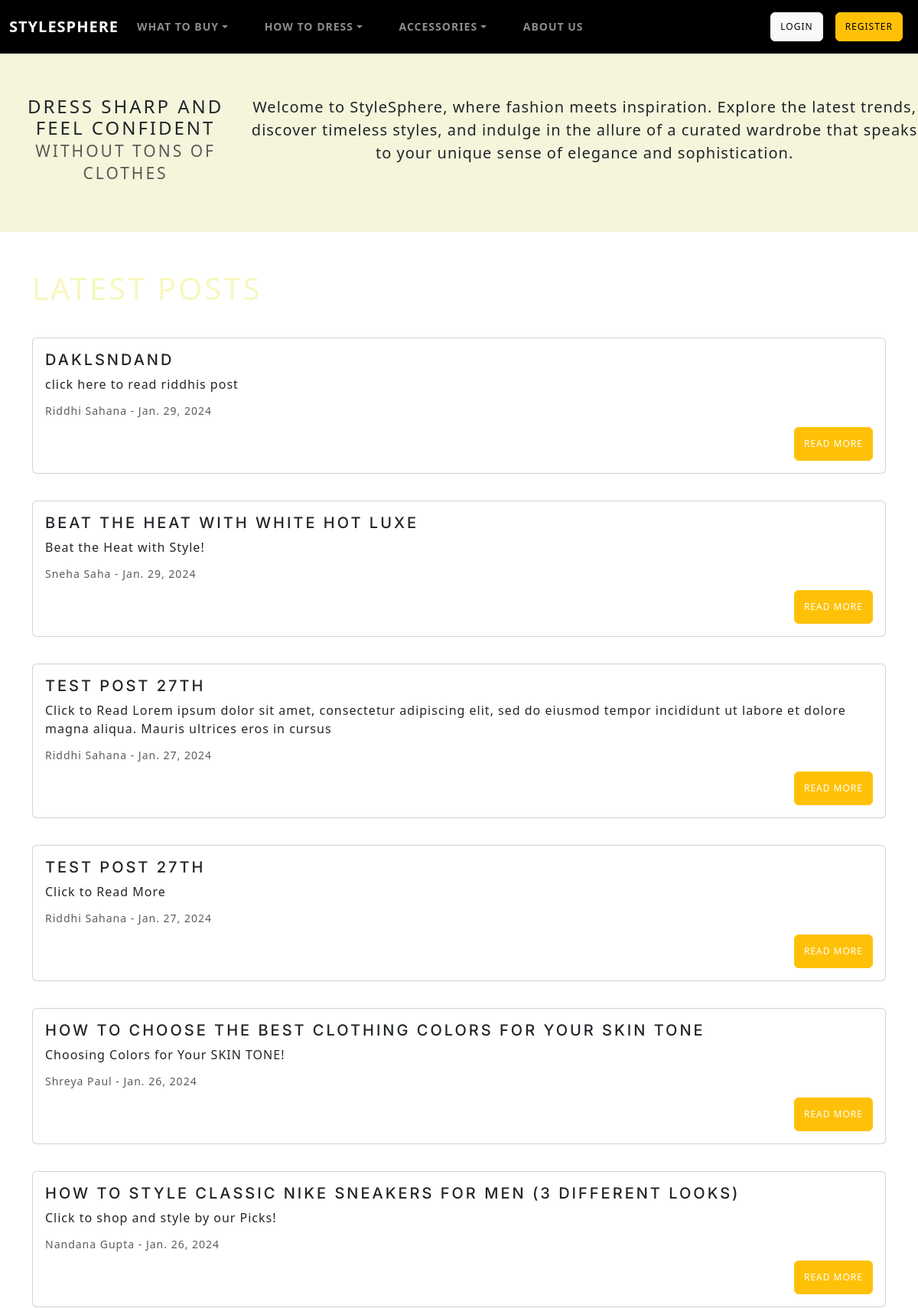
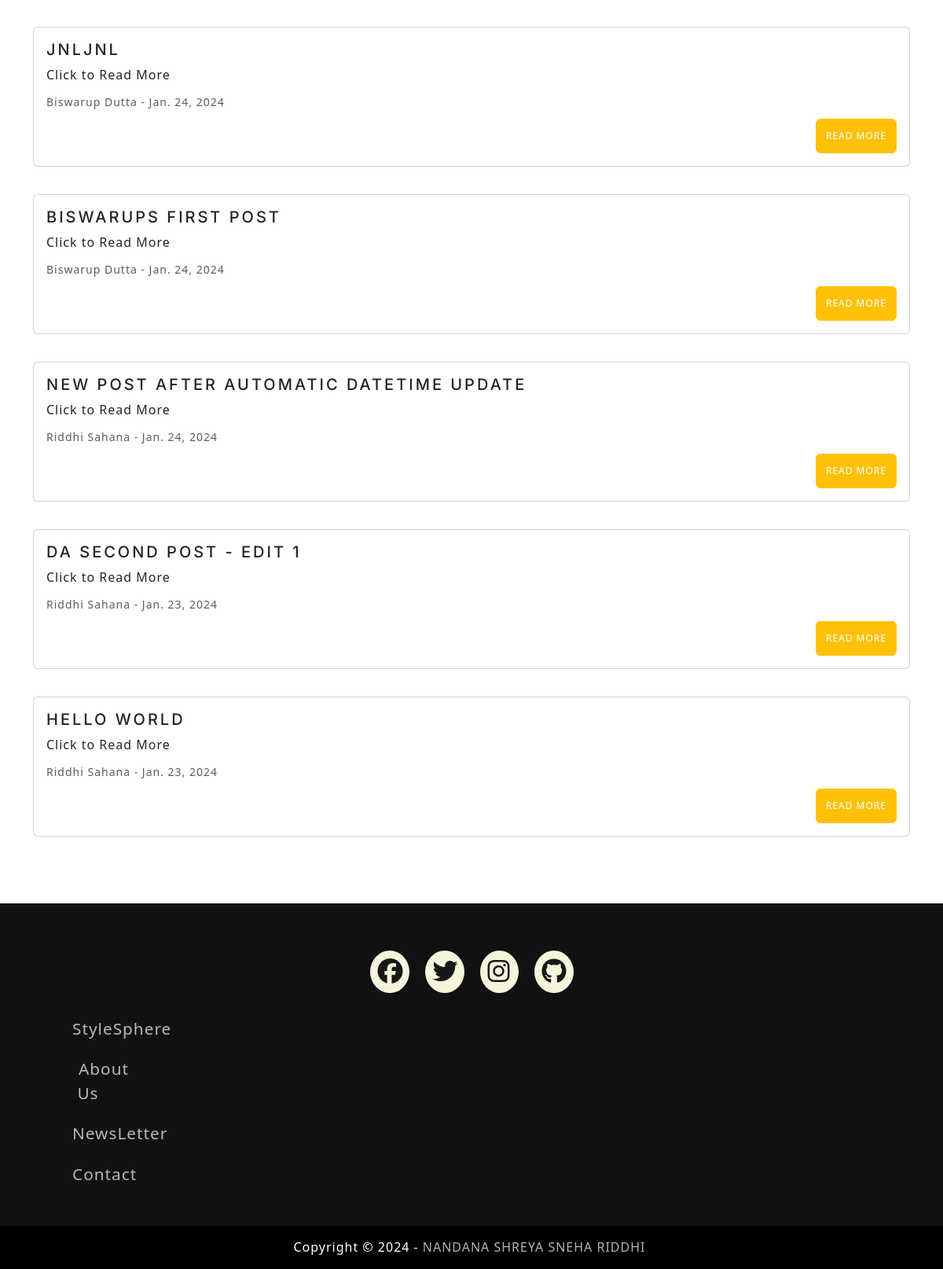
The page / on the database its author committed (2 pictures, top to bottom).
### APP/models.py (models this page shows, shortened)
class Post(models.Model):
    title = models.CharField(max_length=255)
    title_tag = models.CharField(max_length=255)
    author = models.ForeignKey(User, on_delete=models.CASCADE)
    body = RichTextField(blank=True, null=True)
    post_date = models.DateField(auto_now_add=True)
    category = models.CharField(max_length=255,default='uncategorized')
    snippet = models.CharField(max_length=255, default='Click to Read More')

### APP/views.py (the view)
# urls.py: path('', HomeView.as_view(), name="home"),
class HomeView(ListView):
    model = Post
    template_name = 'index1.html'
    ordering = ['-id']

### APP/templates/index1.html (shortened to what this page needs)
{% extends 'base.html' %}
{% block content %}
<h1 style="color: rgb(247, 247, 191);">Latest Posts</h1>
<div class="card-columns">
    {% for post in object_list %}
        <div class="card">
            <div class="card-body">
                <h5 class="card-title ">{{ post.title }}</a></h5>
                <p class="card-text">{{ post.snippet }}</p>
                <p class="card-text">
                    <italic>
                        <small class="text-muted">{{ post.author.first_name }} {{ post.author.last_name }} - {{ post.post_date }}</small>
                    </italic>
                </p>
                <a href="{% url 'article-detail' post.pk %}" class="btn btn-warning btn-on-right text-white text-white" style="--bs-btn-padding-y: .75rem; --bs-btn-padding-x: .75rem; --bs-btn-font-size: .75rem ;">Read More</a>
            </div>
        </div>
    {% endfor %}
</div>
{% endblock %}

### APP/templates/base.html (shortened to what this page needs)
{% load static %}
<!DOCTYPE html>
<html lang="en">
<head>
    <link href="https://cdn.jsdelivr.net/npm/bootswatch@5.3.2/dist/lux/bootstrap.min.css" rel="stylesheet">
    <link rel="stylesheet" type="text/css"
        href="https://cdnjs.cloudflare.com/ajax/libs/font-awesome/6.5.1/css/all.min.css">
</head>
<body>
    <nav class="navbar navbar-expand-lg bg-black #000" data-bs-theme="dark">
        <div class="container-fluid">
            <a class="navbar-brand" href="{%url 'home'%}">StyleSphere</a>
            <div class="collapse navbar-collapse" id="navbarColor01">
                <ul class="navbar-nav me-auto">
                    <li class="nav-item dropdown">
                        <a class="nav-link dropdown-toggle" data-bs-toggle="dropdown" href="#" role="button"
                            aria-haspopup="true" aria-expanded="false">What To Buy</a>
                    </li>
                    <li class="nav-item dropdown">
                        <a class="nav-link dropdown-toggle" data-bs-toggle="dropdown" href="#" role="button"
                            aria-haspopup="true" aria-expanded="false">How to Dress</a>
                    </li>
                    <li class="nav-item dropdown">
                        <a class="nav-link dropdown-toggle" data-bs-toggle="dropdown" href="#" role="button"
                            aria-haspopup="true" aria-expanded="false">Accessories</a>
                    </li>
                    <li class="nav-item">
                        <a class="nav-link" href="#">About Us</a>
                    </li>
                </ul>
                {% if user.is_authenticated %}
                <ul class="navbar-nav ml-auto">
                    <form class="d-sm-flex p-2">
                        <a href="{% url 'add_post' %}" class="btn btn-success"
                            style="--bs-btn-padding-y: .55rem; --bs-btn-padding-x: .75rem; --bs-btn-font-size: .75rem;">Add
                            Post</a>
                    </form>
                    <form class="d-sm-flex p-2">
                        <a href="/logout" class="btn btn-danger"
                            style="--bs-btn-padding-y: .55rem; --bs-btn-padding-x: .75rem; --bs-btn-font-size: .75rem;">Logout</a>
                    </form>
                    <a class="nav-link  mt-1">
                        Hi, {{user.first_name}}
                    </a>
                    {% else %}
                    <form class="d-sm-flex justify-content-md-end p-2">
                        <a href="{% url 'login' %}" class="btn btn-light"
                            style="--bs-btn-padding-y: .55rem; --bs-btn-padding-x: .75rem; --bs-btn-font-size: .75rem;">Login</a>
                    </form>
                    <form class="d-sm-flex justify-content-md-end p-2">
                        <a href="{% url 'register' %}" class="btn btn-warning"
                            style="--bs-btn-padding-y: .55rem; --bs-btn-padding-x: .75rem; --bs-btn-font-size: .75rem;">Register</a>
                    </form>
                {% endif %}
            </div>
        </div>
    </nav>
    <div class="flex-container text-center">
        <h4>Dress Sharp And Feel Confident <small class="text-body-secondary"> Without Tons Of Clothes</small></h4>
        <p class="lead">Welcome to <strong>StyleSphere</strong>, where fashion meets inspiration. Explore the
            latest trends, discover timeless styles, and indulge in the allure of a curated wardrobe that speaks to your
            unique sense of elegance and sophistication.</p>
    </div>
    <div class="container" id="posts">
        {% block content %}
        {% endblock %}
    </div>
    <footer>
        <div class="footercontainer">
            <div class="socialicons">
                <a href=""><i class="fa-brands fa-facebook"></i></a>
                <a href=""><i class="fa-brands fa-twitter"></i></a>
                <a href=""><i class="fa-brands fa-instagram"></i></a>
                <a href=""><i class="fa-brands fa-github"></i></a>
            </div>
            <div class="footernav">
                <ul>
                    <li><a href="{%url 'home'%}">StyleSphere</a></li>
                    <li><a href="">About Us</a></li>
                    <li><a href="">NewsLetter</a></li>
                    <li><a href="">Contact</a></li>
                </ul>
            </div>
        </div>
        <div class="footerbottom">
            <p>Copyright &copy; 2024 -<span class="team">Nandana Shreya Sneha Riddhi</span></p>
        </div>
    </footer>
    <link href="https://cdn.jsdelivr.net/npm/bootstrap@5.3.2/dist/css/bootstrap.min.css" rel="stylesheet"
>
</body>
</html>

### APP/templates/base.html (style rules this page uses)
* { margin: 0; padding: 0; box-sizing: border-box; }
ul { list-style: none; }
a:link { text-decoration: none; }
.card-text { margin-bottom: 10px; }
.card-columns { margin-top: 40px; }
.card-title { font-family: 'Inter', sans-serif; }
.card { height: 100px; overflow: hidden; margin-bottom: 35px; border: none; box-shadow: none; }
.flex-container { box-sizing: content-box; padding: 55px 0 55px; background-color: beige; display: flex; justify-content: center; flex-direction: row; background: url(paperclip.png) left top, color(#F5F5DC); background-size: cover; background-repeat: no-repeat; }
footer { background-color: #111; }
.footercontainer { width: 100%; padding: 60px 30px 20px; }
.socialicons { display: flex; justify-content: center; margin-left: 10px; margin-right: 10px; }
.socialicons a { text-decoration: none; padding: 10px; margin-left: 10px; margin-right: 10px; background-color: beige; max-width: 50px; border-radius: 100%; }
.socialicons a i { font-size: 2em; color: black; opacity: 0.9; }
.footernav { margin: 20px 0; }
.footernav ul { display: flex; justify-content: center; list-style: none; }
.footernav ul li a { color: white; margin: 20px; text-decoration: none; font-size: 1.3rem; opacity: .7; transition: .5; }
.footerbottom { display: flex; background-color: #000; padding-top: 15px; justify-content: center; }
.footerbottom p { color: white; }
.team { opacity: .7; text-transform: uppercase; font-weight: 400; margin: 0 5px; }
@media (max-width: 1400px) { .footernav ul { flex-direction: column; } }
@media (max-width: 1400px) { .footernav ul li { width: 100px; text-align: center; margin: 10px; } }
@media (max-width: 1400px) { .footerbottom { text-align: center; } }
#posts { padding-top: 50px; padding-bottom: 50px; }
.btn-on-right { float: right; }

### rows shown on the page
Post: title "DAKLSNDAND", snippet "click here to read riddhis post", author.first_name "Riddhi", author.last_name "Sahana", post_date "Jan. 29, 2024"
Post: title "BEAT THE HEAT WITH WHITE HOT LUXE", snippet "Beat the Heat with Style!", author.first_name "Sneha", author.last_name "Saha", post_date "Jan. 29, 2024"
Post: title "TEST POST 27TH", snippet "Click to Read Lorem ipsum dolor sit amet, consectetur adipiscing elit, sed do eiusmod tempor incididunt ut labore et dolore magna aliqua. Mauris ultrices eros in cursus", author.first_name "Riddhi", author.last_name "Sahana", post_date "Jan. 27, 2024"
Post: title "TEST POST 27TH", snippet "Click to Read More", author.first_name "Riddhi", author.last_name "Sahana", post_date "Jan. 27, 2024"
Post: title "HOW TO CHOOSE THE BEST CLOTHING COLORS FOR YOUR SKIN TONE", snippet "Choosing Colors for Your SKIN TONE!", author.first_name "Shreya", author.last_name "Paul", post_date "Jan. 26, 2024"
Post: title "HOW TO STYLE CLASSIC NIKE SNEAKERS FOR MEN (3 DIFFERENT LOOKS)", snippet "Click to shop and style by our Picks!", author.first_name "Nandana", author.last_name "Gupta", post_date "Jan. 26, 2024"
Post: title "JNLJNL", snippet "Click to Read More", author.first_name "Biswarup", author.last_name "Dutta", post_date "Jan. 24, 2024"
Post: title "BISWARUPS FIRST POST", snippet "Click to Read More", author.first_name "Biswarup", author.last_name "Dutta", post_date "Jan. 24, 2024"
Post: title "NEW POST AFTER AUTOMATIC DATETIME UPDATE", snippet "Click to Read More", author.first_name "Riddhi", author.last_name "Sahana", post_date "Jan. 24, 2024"
Post: title "DA SECOND POST - EDIT 1", snippet "Click to Read More", author.first_name "Riddhi", author.last_name "Sahana", post_date "Jan. 23, 2024"
Post: title "HELLO WORLD", snippet "Click to Read More", author.first_name "Riddhi", author.last_name "Sahana", post_date "Jan. 23, 2024"
